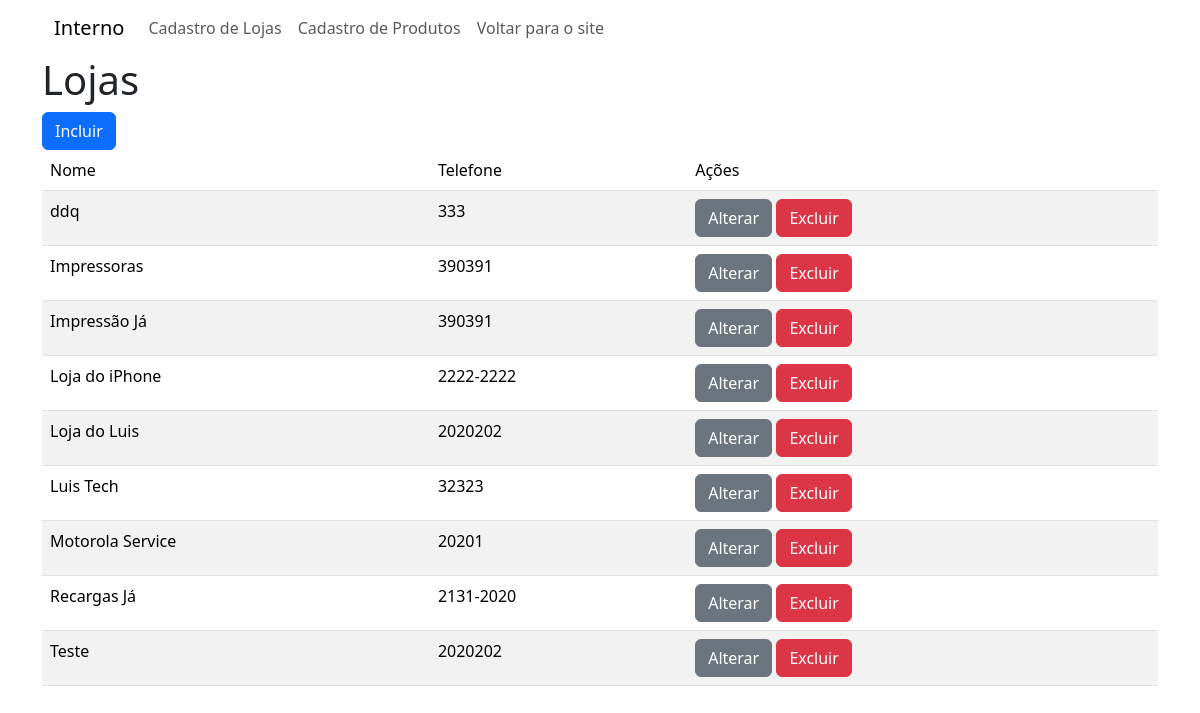
/cadastro/listar_lojas, run on an earlier commit of the app's database.
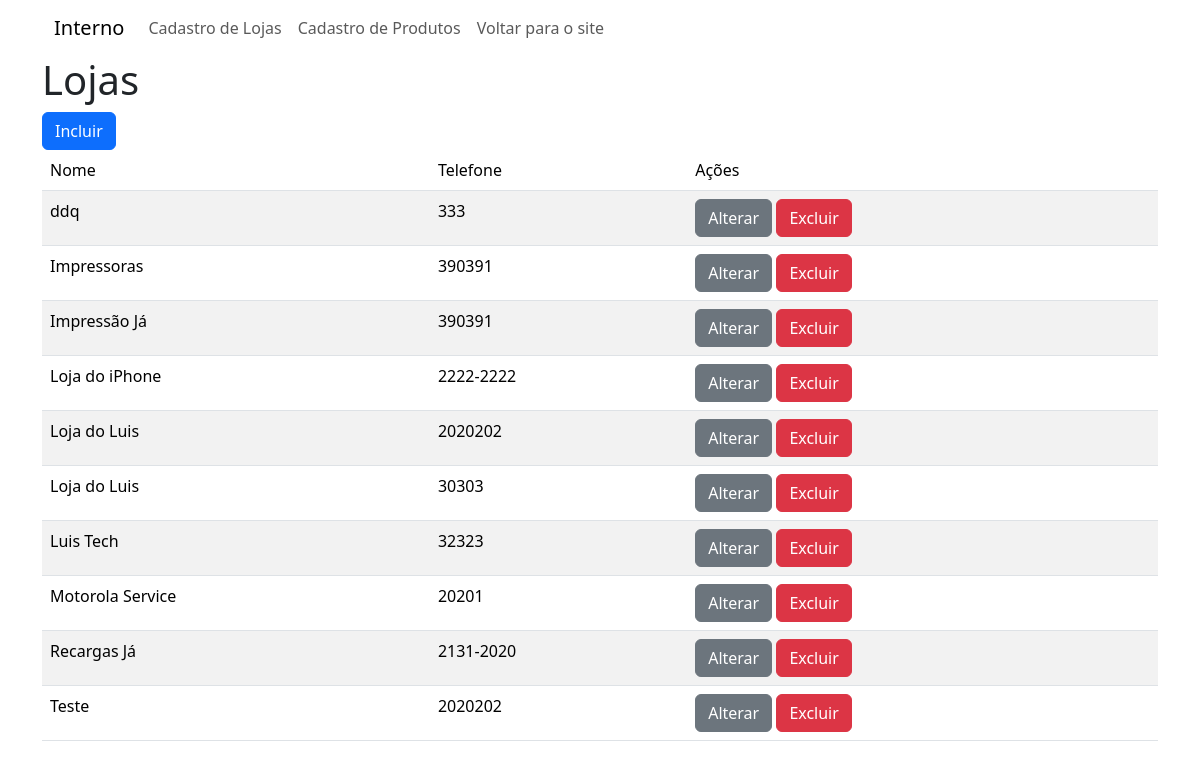
And on a later commit of the database.
### cadastro/models.py (models this page shows, shortened)
class Loja(models.Model):
    nome = models.CharField(max_length=100)
    telefone = models.CharField(max_length=20)
    numero = models.CharField(max_length = 5,
                              null=True,
                              blank=True)

### cadastro/views.py (the view)
# urls.py: path('listar_lojas', views.listar_lojas,
def listar_lojas(request):
    lojas = Loja.objects.order_by(Lower('nome'))
    return render(request, 'listar_lojas.html',
                  {'lojas':lojas })

### cadastro/templates/listar_lojas.html
{% extends 'interna.html' %}
{% block content %}
    <h1>Lojas</h1>
    <a href="{% url 'incluir_loja' %}"
        class="btn btn-primary">Incluir
    </a>
    <table class="table table-striped">
        <thead>
            <tr>
                <td>Nome</td>
                <td>Telefone</td>
                <td>Ações</td>
            </tr>
        </thead>
        <tbody>
            {% for l in lojas %}
            <tr>
                <td>{{ l.nome }}</td>
                <td>{{ l.telefone }}</td>
                <td><a href="{% url 'alterar_loja' l.id %}"
                      class="btn btn-secondary">
                        Alterar
                    </a>
                    <a href="{% url 'excluir_loja' l.id %}"
                       onclick="return excluir()"
                       class="btn btn-danger">
                        Excluir
                    </a>
                </td>
            </tr>
            {% endfor %}
        </tbody>
    </table>
{% endblock %}

What changed in the data, as far as the page shows it:
added Loja: nome "Loja do Luis", telefone "30303"
